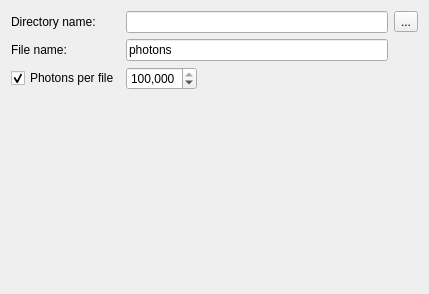
<?xml version="1.0" encoding="UTF-8"?>
<ui version="4.0">
 <class>PhotonsFileWidget</class>
 <widget class="QWidget" name="PhotonsFileWidget">
  <property name="geometry">
   <rect>
    <x>0</x>
    <y>0</y>
    <width>429</width>
    <height>294</height>
   </rect>
  </property>
  <layout class="QGridLayout" columnstretch="0,0,1,0">
   <item row="2" column="0">
    <widget class="QCheckBox" name="photonsCheck">
     <property name="text">
      <string>Photons per file</string>
     </property>
     <property name="checked">
      <bool>true</bool>
     </property>
    </widget>
   </item>
   <item row="1" column="0">
    <widget class="QLabel" name="fileLabel">
     <property name="text">
      <string>File name:</string>
     </property>
    </widget>
   </item>
   <item row="0" column="0">
    <widget class="QLabel" name="directoryLabel">
     <property name="text">
      <string>Directory name:</string>
     </property>
    </widget>
   </item>
   <item row="0" column="1" colspan="2">
    <widget class="QLineEdit" name="directoryEdit"/>
   </item>
   <item row="0" column="3">
    <widget class="QToolButton" name="directoryButton">
     <property name="text">
      <string>...</string>
     </property>
    </widget>
   </item>
   <item row="2" column="1">
    <widget class="QSpinBox" name="photonsSpin">
     <property name="showGroupSeparator" stdset="0">
      <bool>true</bool>
     </property>
     <property name="minimum">
      <number>1</number>
     </property>
     <property name="maximum">
      <number>999999999</number>
     </property>
     <property name="value">
      <number>1000000</number>
     </property>
    </widget>
   </item>
   <item row="3" column="0">
    <spacer name="spacer">
     <property name="orientation">
      <enum>Qt::Vertical</enum>
     </property>
     <property name="sizeHint" stdset="0">
      <size>
       <width>20</width>
       <height>40</height>
      </size>
     </property>
    </spacer>
   </item>
   <item row="1" column="1" colspan="2">
    <widget class="QLineEdit" name="fileEdit">
     <property name="text">
      <string>photons</string>
     </property>
    </widget>
   </item>
  </layout>
 </widget>
 <resources/>
 <connections>
  <connection>
   <sender>photonsCheck</sender>
   <signal>toggled(bool)</signal>
   <receiver>photonsSpin</receiver>
   <slot>setEnabled(bool)</slot>
   <hints>
    <hint type="sourcelabel">
     <x>108</x>
     <y>106</y>
    </hint>
    <hint type="destinationlabel">
     <x>331</x>
     <y>106</y>
    </hint>
   </hints>
  </connection>
 </connections>
</ui>
